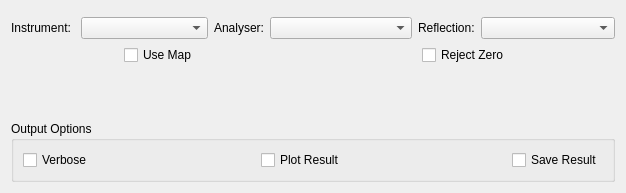
<?xml version="1.0" encoding="UTF-8"?>
<ui version="4.0">
 <class>ForCE</class>
 <widget class="QWidget" name="ForCE">
  <property name="geometry">
   <rect>
    <x>0</x>
    <y>0</y>
    <width>626</width>
    <height>193</height>
   </rect>
  </property>
  <property name="windowTitle">
   <string>Form</string>
  </property>
  <layout class="QVBoxLayout" name="verticalLayout">
   <item>
    <widget class="MantidQt::MantidWidgets::MWRunFiles" name="mwRun">
     <property name="sizePolicy">
      <sizepolicy hsizetype="Preferred" vsizetype="Fixed">
       <horstretch>0</horstretch>
       <verstretch>0</verstretch>
      </sizepolicy>
     </property>
     <property name="label" stdset="0">
      <string>Run:</string>
     </property>
    </widget>
   </item>
   <item>
    <layout class="QHBoxLayout" name="horizontalLayout_5">
     <item>
      <layout class="QHBoxLayout" name="horizontalLayout_2">
       <item>
        <widget class="QLabel" name="lblInstrument">
         <property name="sizePolicy">
          <sizepolicy hsizetype="Fixed" vsizetype="Preferred">
           <horstretch>0</horstretch>
           <verstretch>0</verstretch>
          </sizepolicy>
         </property>
         <property name="text">
          <string>Instrument: </string>
         </property>
        </widget>
       </item>
       <item>
        <widget class="QComboBox" name="cbInstrument"/>
       </item>
      </layout>
     </item>
     <item>
      <layout class="QHBoxLayout" name="horizontalLayout_3">
       <item>
        <widget class="QLabel" name="lblAnalyser">
         <property name="sizePolicy">
          <sizepolicy hsizetype="Fixed" vsizetype="Preferred">
           <horstretch>0</horstretch>
           <verstretch>0</verstretch>
          </sizepolicy>
         </property>
         <property name="text">
          <string>Analyser:</string>
         </property>
        </widget>
       </item>
       <item>
        <widget class="QComboBox" name="cbAnalyser"/>
       </item>
      </layout>
     </item>
     <item>
      <layout class="QHBoxLayout" name="horizontalLayout_4">
       <item>
        <widget class="QLabel" name="lblReflection">
         <property name="sizePolicy">
          <sizepolicy hsizetype="Fixed" vsizetype="Preferred">
           <horstretch>0</horstretch>
           <verstretch>0</verstretch>
          </sizepolicy>
         </property>
         <property name="text">
          <string>Reflection:</string>
         </property>
        </widget>
       </item>
       <item>
        <widget class="QComboBox" name="cbReflection"/>
       </item>
      </layout>
     </item>
    </layout>
   </item>
   <item>
    <layout class="QHBoxLayout" name="horizontalLayout_8">
     <item>
      <layout class="QHBoxLayout" name="horizontalLayout_7">
       <item alignment="Qt::AlignHCenter">
        <widget class="QCheckBox" name="chkUseMap">
         <property name="sizePolicy">
          <sizepolicy hsizetype="Preferred" vsizetype="Fixed">
           <horstretch>0</horstretch>
           <verstretch>0</verstretch>
          </sizepolicy>
         </property>
         <property name="text">
          <string>Use Map</string>
         </property>
        </widget>
       </item>
      </layout>
     </item>
     <item>
      <layout class="QHBoxLayout" name="horizontalLayout_6">
       <item alignment="Qt::AlignHCenter">
        <widget class="QCheckBox" name="chkRejectZero">
         <property name="sizePolicy">
          <sizepolicy hsizetype="Preferred" vsizetype="Fixed">
           <horstretch>0</horstretch>
           <verstretch>0</verstretch>
          </sizepolicy>
         </property>
         <property name="text">
          <string>Reject Zero</string>
         </property>
        </widget>
       </item>
      </layout>
     </item>
    </layout>
   </item>
   <item>
    <spacer name="verticalSpacer">
     <property name="orientation">
      <enum>Qt::Vertical</enum>
     </property>
     <property name="sizeHint" stdset="0">
      <size>
       <width>20</width>
       <height>40</height>
      </size>
     </property>
    </spacer>
   </item>
   <item>
    <widget class="QGroupBox" name="gbOutput">
     <property name="sizePolicy">
      <sizepolicy hsizetype="Preferred" vsizetype="Fixed">
       <horstretch>0</horstretch>
       <verstretch>0</verstretch>
      </sizepolicy>
     </property>
     <property name="title">
      <string>Output Options</string>
     </property>
     <layout class="QHBoxLayout" name="horizontalLayout">
      <item>
       <widget class="QCheckBox" name="chkVerbose">
        <property name="enabled">
         <bool>true</bool>
        </property>
        <property name="text">
         <string>Verbose</string>
        </property>
       </widget>
      </item>
      <item>
       <spacer name="horizontalSpacer_17">
        <property name="orientation">
         <enum>Qt::Horizontal</enum>
        </property>
        <property name="sizeHint" stdset="0">
         <size>
          <width>40</width>
          <height>20</height>
         </size>
        </property>
       </spacer>
      </item>
      <item>
       <widget class="QCheckBox" name="chkPlot">
        <property name="text">
         <string>Plot Result</string>
        </property>
       </widget>
      </item>
      <item>
       <spacer name="horizontalSpacer_18">
        <property name="orientation">
         <enum>Qt::Horizontal</enum>
        </property>
        <property name="sizeHint" stdset="0">
         <size>
          <width>40</width>
          <height>20</height>
         </size>
        </property>
       </spacer>
      </item>
      <item>
       <widget class="QCheckBox" name="chkSave">
        <property name="text">
         <string>Save Result</string>
        </property>
       </widget>
      </item>
     </layout>
    </widget>
   </item>
  </layout>
 </widget>
 <customwidgets>
  <customwidget>
   <class>MantidQt::MantidWidgets::MWRunFiles</class>
   <extends>QWidget</extends>
   <header>MantidQtMantidWidgets/MWRunFiles.h</header>
  </customwidget>
 </customwidgets>
 <resources/>
 <connections/>
</ui>
